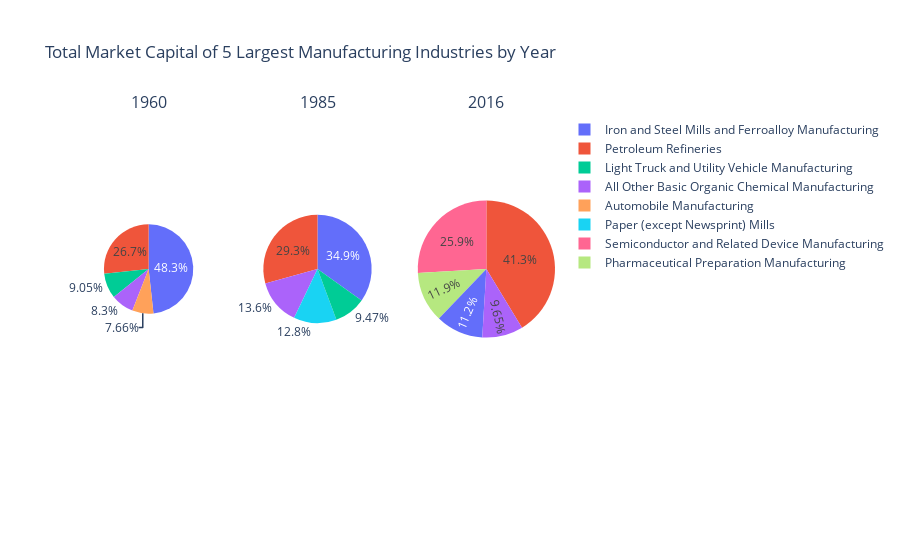

Notebook code for this chart:
### Markdown cell above
### Largest manufacturing Industries Over Time

This dataset contains a multitude of interesting patterns and trends
over time, industry, etc. For example, the following section plots the
market caps of the top n industries each year for a given set of years
(parameters can be set in the first few lines, as commented). The chart
demonstrates the changing dominance of different industries over time,
as well as the overall growth of the entire market.

### Code cell
from plotly.subplots import make_subplots
import plotly.graph_objects as go

# Set chart parameters
years = [1960,1985,2016]    # list of years to include
n = 5                       # number of industries to include per year
n_cols = 3                  # number of pie charts per row

# Get data for chosen years
cap_data = [df[df['year']==yr][['naics_title','naics','cap']]
    for yr in years]

# Identify top n industries for each year
top_n = [data.sort_values(['cap'], ascending=False).head(n)
    for data in cap_data]

# Ceiling division to find number of rows needed
n_years = len(years)
n_rows = -1 * (-n_years // n_cols)

# Create figure
fig = make_subplots(
    rows=n_rows,
    cols=n_cols,
    specs=[
        [{'type':'pie'}]*n_cols]*n_rows,
        subplot_titles=["{}".format(yr) for yr in years]
    )

# Add trace (pie chart) for each year
for i in range(n_years):

    fig.add_trace(
        go.Pie(
            labels=top_n[i]['naics_title'],
            values=top_n[i]['cap'],
            scalegroup='one',
            name='{} Market Cap'.format(years[i])
        ), (-1*(-(i+1)//n_cols)), ((i%n_cols)+1)
    )   

title = "Total Market Capital of {} Largest Manufacturing Industries by Year".format(n)
fig.update_layout(title_text=title)

fig.show()

### Figure 1 — Plotly figure (JSON) as saved in the notebook; plotly's stock layout.template omitted (floating-point values rounded to 4 significant figures)
{"data": [{"domain": {"x": [0, 0.2889], "y": [0, 1]}, "labels": ["Iron and Steel Mills and Ferroalloy Manufacturing", "Petroleum Refineries", "Light Truck and Utility Vehicle Manufacturing", "All Other Basic Organic Chemical Manufacturing", "Automobile Manufacturing"], "name": "1960 Market Cap", "scalegroup": "one", "type": "pie", "values": [94740.0, 52470.0, 17774, 16290.0, 15048]}, {"domain": {"x": [0.3556, 0.6444], "y": [0, 1]}, "labels": ["Iron and Steel Mills and Ferroalloy Manufacturing", "Petroleum Refineries", "All Other Basic Organic Chemical Manufacturing", "Paper (except Newsprint) Mills", "Light Truck and Utility Vehicle Manufacturing"], "name": "1985 Market Cap", "scalegroup": "one", "type": "pie", "values": [100600.0, 84645, 39260.0, 36890.0, 27340.0]}, {"domain": {"x": [0.7111, 1], "y": [0, 1]}, "labels": ["Petroleum Refineries", "Semiconductor and Related Device Manufacturing", "Pharmaceutical Preparation Manufacturing", "Iron and Steel Mills and Ferroalloy Manufacturing", "All Other Basic Organic Chemical Manufacturing"], "name": "2016 Market Cap", "scalegroup": "one", "type": "pie", "values": [191500.0, 120200.0, 55221, 51820.0, 44720.0]}], "layout": {"annotations": [{"font": {"size": 16}, "showarrow": false, "text": "1960", "x": 0.1444, "xanchor": "center", "xref": "paper", "y": 1, "yanchor": "bottom", "yref": "paper"}, {"font": {"size": 16}, "showarrow": false, "text": "1985", "x": 0.5, "xanchor": "center", "xref": "paper", "y": 1, "yanchor": "bottom", "yref": "paper"}, {"font": {"size": 16}, "showarrow": false, "text": "2016", "x": 0.8556, "xanchor": "center", "xref": "paper", "y": 1, "yanchor": "bottom", "yref": "paper"}], "title": {"text": "Total Market Capital of 5 Largest Manufacturing Industries by Year"}}}
